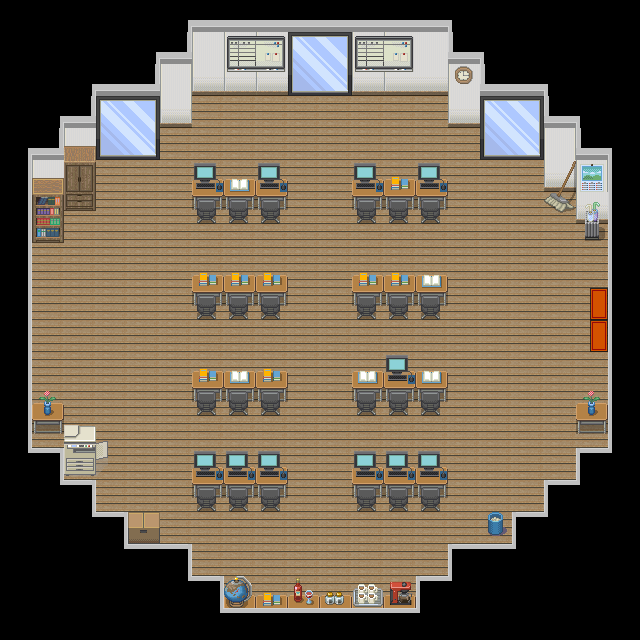

Below is a game level as drawn by its tile map, then a one-line description and the .tmx file that defines it, in full:
An orthogonal 20x20 tile map with 32x32 px tiles, 6 tile layers (Layer 1, Layer 2, Layer 3, Layer 4, ...).

<map version="1.0" orientation="orthogonal" renderorder="right-down" width="20" height="20" tilewidth="32" tileheight="32" nextobjectid="1">
 <tileset firstgid="1" source="tileset2.tsx" />
 <layer name="Layer 1" width="20" height="20">
  <data encoding="csv">
0,0,0,0,0,0,0,0,0,0,0,0,0,0,0,0,0,0,0,0,
0,0,0,0,0,2684354615,20,20,20,20,20,20,20,20,1610612791,0,0,0,0,0,
0,0,0,0,2684354615,20,37,37,37,37,37,37,37,37,20,1610612791,0,0,0,0,
0,0,2684354615,20,20,37,18,18,18,18,18,18,18,18,37,20,20,1610612791,0,0,
0,2684354615,20,37,37,18,18,18,18,18,18,18,18,18,18,37,37,20,1610612791,0,
54,20,37,18,18,18,18,18,18,18,18,18,18,18,18,18,18,37,20,2147483702,
54,37,18,18,18,18,18,18,18,18,18,18,18,18,18,18,18,18,37,2147483702,
54,18,18,18,18,18,18,18,18,18,18,18,18,18,18,18,18,18,18,2147483702,
54,18,18,18,18,18,18,18,18,18,18,18,18,18,18,18,18,18,18,2147483702,
54,18,18,18,18,18,18,18,18,18,18,18,18,18,18,18,18,18,18,2147483702,
54,18,18,18,18,18,18,18,18,18,18,18,18,18,18,18,18,18,18,2147483702,
54,18,18,18,18,18,18,18,18,18,18,18,18,18,18,18,18,18,18,2147483702,
54,18,18,18,18,18,18,18,18,18,18,18,18,18,18,18,18,18,18,2147483702,
54,18,18,18,18,18,18,18,18,18,18,18,18,18,18,18,18,18,18,2147483702,
0,55,18,18,18,18,18,18,18,18,18,18,18,18,18,18,18,18,55,56,
0,0,55,18,18,18,18,18,18,18,18,18,18,18,18,18,18,55,56,0,
0,0,0,55,18,18,18,18,18,18,18,18,18,18,18,18,55,56,0,0,
0,0,0,0,55,55,18,18,18,18,18,18,18,18,55,55,56,0,0,0,
0,0,0,0,0,0,55,18,18,18,18,18,18,55,56,0,0,0,0,0,
0,0,0,0,0,0,0,55,55,55,55,55,55,56,0,0,0,0,0,0
</data>
 </layer>
 <layer name="Layer 2" width="20" height="20">
  <data encoding="csv">
0,0,0,0,0,2147483739,0,0,0,0,0,0,0,0,91,0,0,0,0,0,
0,0,0,0,2147483739,54,0,0,0,0,0,0,0,0,3221225526,91,0,0,0,0,
0,0,2147483739,0,54,0,0,0,0,0,0,0,0,0,0,3221225526,0,91,0,0,
0,2147483739,54,0,0,0,0,0,0,0,0,0,0,0,0,0,0,3221225526,91,0,
2147483739,54,0,0,0,0,0,0,0,0,0,0,0,0,0,0,0,0,3221225526,91,
0,0,0,0,0,0,0,0,0,0,0,0,0,0,0,0,0,0,0,0,
0,0,0,0,0,0,0,0,0,0,0,0,0,0,0,0,0,0,0,0,
0,0,0,0,0,0,0,0,0,0,0,0,0,0,0,0,0,0,0,0,
0,0,0,0,0,0,0,0,0,0,0,0,0,0,0,0,0,0,0,0,
0,0,0,0,0,0,0,0,0,0,0,0,0,0,0,0,0,0,0,0,
0,0,0,0,0,0,0,0,0,0,0,0,0,0,0,0,0,0,0,0,
0,0,0,0,0,0,0,0,0,0,0,0,0,0,0,0,0,0,0,0,
0,0,0,0,0,0,0,0,0,0,0,0,0,0,0,0,0,0,0,0,
0,0,0,0,0,0,0,0,0,0,0,0,0,0,0,0,0,0,0,0,
2147483704,54,0,0,0,0,0,0,0,0,0,0,0,0,0,0,0,0,3221225526,0,
0,2147483704,54,0,0,0,0,0,0,0,0,0,0,0,0,0,0,3221225526,0,0,
0,0,2147483704,54,0,0,0,0,0,0,0,0,0,0,0,0,3221225526,0,0,0,
0,0,0,2147483704,0,54,0,0,0,0,0,0,0,0,3221225526,0,0,0,0,0,
0,0,0,0,0,2147483704,54,0,0,0,0,0,0,3221225526,0,0,0,0,0,0,
0,0,0,0,0,0,2147483704,0,0,0,0,0,0,0,0,0,0,0,0,0
</data>
 </layer>
 <layer name="Layer 3" width="20" height="20">
  <data encoding="csv">
0,0,0,0,0,0,57,57,57,57,57,57,57,57,0,0,0,0,0,0,
0,0,0,0,0,57,0,168,169,197,198,168,169,21,57,0,0,0,0,0,
0,0,0,57,57,23,0,185,186,214,215,185,186,38,12,57,57,0,0,0,
0,0,57,197,198,40,0,0,0,0,0,0,0,0,0,197,198,57,0,0,
0,57,84,214,215,0,0,0,0,0,0,0,0,0,0,214,215,23,57,0,
0,85,101,0,0,0,129,129,129,0,0,129,129,129,0,0,0,97,23,0,
0,102,118,0,0,0,146,146,146,0,0,146,146,146,0,0,0,114,98,0,
0,119,0,0,0,0,0,0,0,0,0,0,0,0,0,0,0,0,115,0,
0,0,0,0,0,0,129,129,129,0,0,129,129,129,0,0,0,0,0,0,
0,0,0,0,0,0,146,146,146,0,0,146,146,146,0,0,0,0,0,0,
0,0,0,0,0,0,0,0,0,0,0,0,0,0,0,0,0,0,0,0,
0,0,0,0,0,0,129,129,129,0,0,129,129,129,0,0,0,0,0,0,
0,129,0,0,0,0,146,146,146,0,0,146,146,146,0,0,0,0,129,0,
0,146,0,0,0,0,0,0,0,0,0,0,0,0,0,0,0,0,146,0,
0,0,152,0,0,0,129,129,129,0,0,129,129,129,0,0,0,0,0,0,
0,0,0,0,0,0,146,146,146,0,0,146,146,146,0,0,0,0,0,0,
0,0,0,0,256,0,0,0,0,0,0,0,0,0,0,226,0,0,0,0,
0,0,0,0,0,0,0,0,0,0,0,0,0,0,0,0,0,0,0,0,
0,0,0,0,0,0,0,129,129,129,129,129,129,0,0,0,0,0,0,0,
0,0,0,0,0,0,0,0,0,0,0,0,0,0,0,0,0,0,0,0
</data>
 </layer>
 <layer name="Layer 4" width="20" height="20">
  <data encoding="csv">
0,0,0,0,0,0,0,0,0,0,0,0,0,0,0,0,0,0,0,0,
0,0,0,0,0,0,0,0,0,0,0,0,0,0,0,0,0,0,0,0,
0,0,0,0,0,0,0,0,0,0,0,0,0,0,0,0,0,0,0,0,
0,0,0,0,0,0,0,0,0,0,0,0,0,0,0,0,0,0,0,0,
0,0,0,0,0,0,0,0,0,0,0,0,0,0,0,0,0,0,0,0,
0,0,0,0,0,0,150,158,150,0,0,150,128,150,0,0,0,0,29,0,
0,0,0,0,0,0,73,73,73,0,0,73,73,73,0,0,0,0,0,0,
0,0,0,0,0,0,0,0,0,0,0,0,0,0,0,0,0,0,0,0,
0,0,0,0,0,0,128,128,128,0,0,128,128,158,0,0,0,0,0,0,
0,0,0,0,0,0,73,73,73,0,0,73,73,73,0,0,0,0,0,0,
0,0,0,0,0,0,0,0,0,0,0,0,0,0,0,0,0,0,0,0,
0,0,0,0,0,0,128,158,128,0,0,158,150,158,0,0,0,0,0,0,
0,63,0,0,0,0,73,73,73,0,0,73,73,73,0,0,0,0,63,0,
0,0,135,0,0,0,0,0,0,0,0,0,0,0,0,0,0,0,0,0,
0,0,0,0,0,0,150,150,150,0,0,150,150,150,0,0,0,0,0,0,
0,0,0,0,0,0,73,73,73,0,0,73,73,73,0,0,0,0,0,0,
0,0,0,0,0,0,0,0,0,0,0,0,0,0,0,0,0,0,0,0,
0,0,0,0,0,0,0,0,0,0,0,0,0,0,0,0,0,0,0,0,
0,0,0,0,0,0,0,209,128,242,68,65,67,0,0,0,0,0,0,0,
0,0,0,0,0,0,0,0,0,0,0,0,0,0,0,0,0,0,0,0
</data>
 </layer>
 <layer name="Doors" width="20" height="20">
  <data encoding="csv">
0,0,0,0,0,0,0,0,0,0,0,0,0,0,0,0,0,0,0,0,
0,0,0,0,0,0,0,0,0,0,0,0,0,0,0,0,0,0,0,0,
0,0,0,0,0,0,0,0,0,0,0,0,0,0,0,0,0,0,0,0,
0,0,0,0,0,0,0,0,0,0,0,0,0,0,0,0,0,0,0,0,
0,0,0,0,0,0,0,0,0,0,0,0,0,0,0,0,0,0,0,0,
0,0,0,0,0,0,0,0,0,0,0,0,0,0,0,0,0,0,0,0,
0,0,0,0,0,0,0,0,0,0,0,0,0,0,0,0,0,0,0,0,
0,0,0,0,0,0,0,0,0,0,0,0,0,0,0,0,0,0,0,0,
0,0,0,0,0,0,0,0,0,0,0,0,0,0,0,0,0,0,0,0,
0,0,0,0,0,0,0,0,0,0,0,0,0,0,0,0,0,0,42,0,
0,0,0,0,0,0,0,0,0,0,0,0,0,0,0,0,0,0,42,0,
0,0,0,0,0,0,0,0,0,0,0,0,0,0,0,0,0,0,0,0,
0,0,0,0,0,0,0,0,0,0,0,0,0,0,0,0,0,0,0,0,
0,0,0,0,0,0,0,0,0,0,0,0,0,0,0,0,0,0,0,0,
0,0,0,0,0,0,0,0,0,0,0,0,0,0,0,0,0,0,0,0,
0,0,0,0,0,0,0,0,0,0,0,0,0,0,0,0,0,0,0,0,
0,0,0,0,0,0,0,0,0,0,0,0,0,0,0,0,0,0,0,0,
0,0,0,0,0,0,0,0,0,0,0,0,0,0,0,0,0,0,0,0,
0,0,0,0,0,0,0,0,0,0,0,0,0,0,0,0,0,0,0,0,
0,0,0,0,0,0,0,0,0,0,0,0,0,0,0,0,0,0,0,0
</data>
 </layer>
 <layer name="Over Player" width="20" height="20">
  <data encoding="csv">
0,0,0,0,0,0,0,0,0,0,0,0,0,0,0,0,0,0,0,0,
0,0,0,0,0,0,0,0,0,0,0,0,0,0,0,0,0,0,0,0,
0,0,0,0,0,0,0,0,0,0,0,0,0,0,0,0,0,0,0,0,
0,0,0,0,0,0,0,0,0,0,0,0,0,0,0,0,0,0,0,0,
0,0,0,0,0,0,0,0,0,0,0,0,0,0,0,0,0,0,0,0,
0,0,0,0,0,0,0,0,0,0,0,0,0,0,0,0,0,0,0,0,
0,0,0,0,0,0,0,0,0,0,0,0,0,0,0,0,0,0,0,0,
0,0,0,0,0,0,0,0,0,0,0,0,0,0,0,0,0,0,0,0,
0,0,0,0,0,0,0,0,0,0,0,0,0,0,0,0,0,0,0,0,
0,0,0,0,0,0,0,0,0,0,0,0,0,0,0,0,0,0,0,0,
0,0,0,0,0,0,0,0,0,0,0,0,0,0,0,0,0,0,0,0,
0,0,0,0,0,0,0,0,0,0,0,0,0,0,0,0,0,0,0,0,
0,0,0,0,0,0,0,0,0,0,0,0,0,0,0,0,0,0,0,0,
0,0,0,136,0,0,0,0,0,0,0,0,0,0,0,0,0,0,0,0,
0,0,0,153,0,0,0,0,0,0,0,0,0,0,0,0,0,0,0,0,
0,0,0,0,0,0,0,0,0,0,0,0,0,0,0,0,0,0,0,0,
0,0,0,0,0,0,0,0,0,0,0,0,0,0,0,0,0,0,0,0,
0,0,0,0,0,0,0,0,0,0,0,0,0,0,0,0,0,0,0,0,
0,0,0,0,0,0,0,0,0,0,0,0,0,0,0,0,0,0,0,0,
0,0,0,0,0,0,0,0,0,0,0,0,0,0,0,0,0,0,0,0
</data>
 </layer>
</map>
